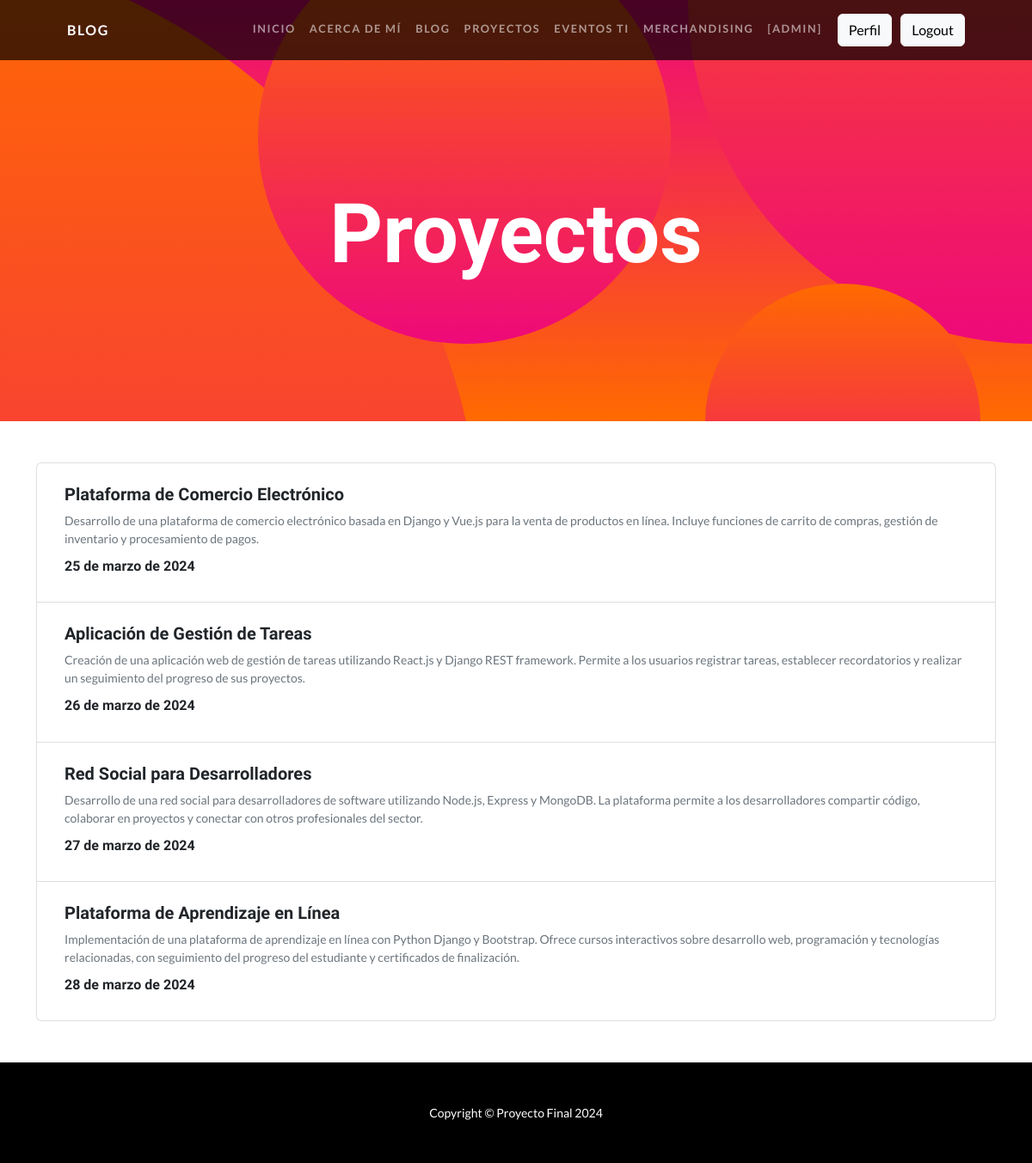
Screenshot of /proyectos/ (signed in) with the database file from the repository.
### aplicacion/models.py (models this page shows, shortened)
class Proyectos(models.Model):
    nombre = models.CharField(max_length=100)
    descripcion = models.TextField()
    fecha = models.DateField()
    class Meta:
        verbose_name = "Proyecto"
        verbose_name_plural = "Proyectos"

### aplicacion/views.py (the view)
# urls.py: path('proyectos/', proyectos, name="proyectos"),
def proyectos(request):
    contexto = {'proyectos': Proyectos.objects.all().order_by("id")}
    return render(request, "aplicacion/proyectos.html", contexto)

### aplicacion/templates/aplicacion/proyectos.html
{% extends "aplicacion/index.html" %}
{% block titulo %}
<h1 class="masthead-heading mb-0">Proyectos</h1>
{% endblock titulo %}
{% block contenido %}
<div class="row">
    <div class="col-lg-12 mx-auto">
        <ul class="list-group">
{% for p in proyectos %}
            <li class="list-group-item">
                <div class="media align-items-lg-center flex-column flex-lg-row p-3">
                    <div class="media-body order-2 order-lg-1">
                        <h5 class="mt-0 font-weight-bold mb-2">{{ p.nombre }}</h5>
                        <p class="font-italic text-muted mb-0 small">{{ p.descripcion }}</p>
                        <div class="d-flex align-items-center justify-content-between mt-1">
                            <h6 class="font-weight-bold my-2">{{ p.fecha }}</h6>
                        </div>
                    </div>
                </div>
            </li>
{% endfor %}
        </ul>
    </div>
</div>
{% endblock contenido %}

### aplicacion/templates/aplicacion/index.html (shortened to what this page needs)
<!DOCTYPE html>
<html lang="en">
    <head>
        {% load static %}
        <link href="{% static 'css/styles.css' %}" rel="stylesheet" />
    </head>
    <body id="page-top">
        <nav class="navbar navbar-expand-lg navbar-dark navbar-custom fixed-top">
            <div class="container px-5">
                <a class="navbar-brand" href="/">Blog</a>
                <div class="collapse navbar-collapse" id="navbarResponsive">
                    <ul class="navbar-nav ms-auto">
                        <li class="nav-item"><a class="nav-link" href="/">Inicio</a></li>
                        <li class="nav-item"><a class="nav-link" href="{% url 'acerca' %}">Acerca de mí </a></li>
                        {% if user.is_authenticated %}
                        <li class="nav-item"><a class="nav-link" href="{% url 'blog_admin' %}">Blog</a></li>
                        <li class="nav-item"><a class="nav-link" href="{% url 'proyectos_admin' %}">Proyectos</a></li>
                        <li class="nav-item"><a class="nav-link" href="{% url 'eventos_admin' %}">Eventos TI</a></li>
                        <li class="nav-item"><a class="nav-link" href="{% url 'merchandising_admin' %}">Merchandising</a></li>
                        <li class="nav-item"><a class="nav-link">[{{user.username}}]</a></li>
                        <li class="nav-item"></li>
                        <li class="nav-item"><a class="btn btn-light" href="{% url 'perfil' %}">Perfil</a></li>
                        <li class="nav-item"></li>
                        <li class="nav-item"><a class="btn btn-light" href="{% url 'logout' %}">Logout</a></li>
                        {% endif %}
                    </ul>
                </div>
            </div>
        </nav>
        <header class="masthead text-center text-white">
            <div class="masthead-content">
                <div class="container px-5">
                    {% block titulo %}{% endblock titulo %}
                </div>
            </div>
            <div class="bg-circle-1 bg-circle"></div>
            <div class="bg-circle-2 bg-circle"></div>
            <div class="bg-circle-3 bg-circle"></div>
            <div class="bg-circle-4 bg-circle"></div>
        </header>
        <div class="container py-5">
            {% block contenido %}{% endblock contenido %}
        </div>
        <footer class="py-5 bg-black">
            <div class="container px-5"><p class="m-0 text-center text-white small">Copyright &copy; Proyecto Final 2024</p></div>
        </footer>
    </body>
</html>

### rows the page displays
Proyectos: nombre "Plataforma de Comercio Electrónico", descripcion "Desarrollo de una plataforma de comercio electrónico basada en Django y Vue.js para la venta de productos en línea. Incluye funciones de carrito de compras, gestión de inventario y procesamiento de pagos.", fecha "25 de marzo de 2024"
Proyectos: nombre "Aplicación de Gestión de Tareas", descripcion "Creación de una aplicación web de gestión de tareas utilizando React.js y Django REST framework. Permite a los usuarios registrar tareas, establecer recordatorios y realizar un seguimiento del progreso de sus proyectos.", fecha "26 de marzo de 2024"
Proyectos: nombre "Red Social para Desarrolladores", descripcion "Desarrollo de una red social para desarrolladores de software utilizando Node.js, Express y MongoDB. La plataforma permite a los desarrolladores compartir código, colaborar en proyectos y conectar con otros profesionales del sector.", fecha "27 de marzo de 2024"
Proyectos: nombre "Plataforma de Aprendizaje en Línea", descripcion "Implementación de una plataforma de aprendizaje en línea con Python Django y Bootstrap. Ofrece cursos interactivos sobre desarrollo web, programación y tecnologías relacionadas, con seguimiento del progreso del estudiante y certificados de finalización.", fecha "28 de marzo de 2024"

### other values shown
{{ user.username }} "ADMIN"
